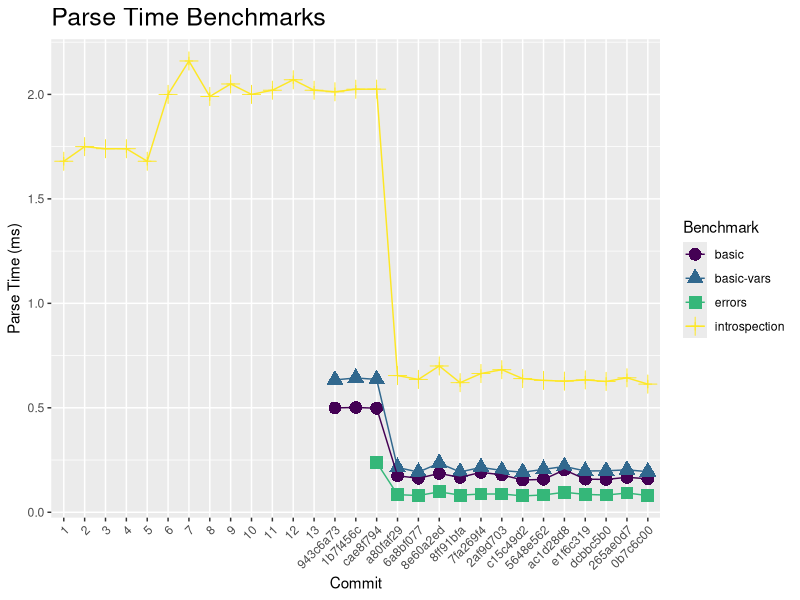
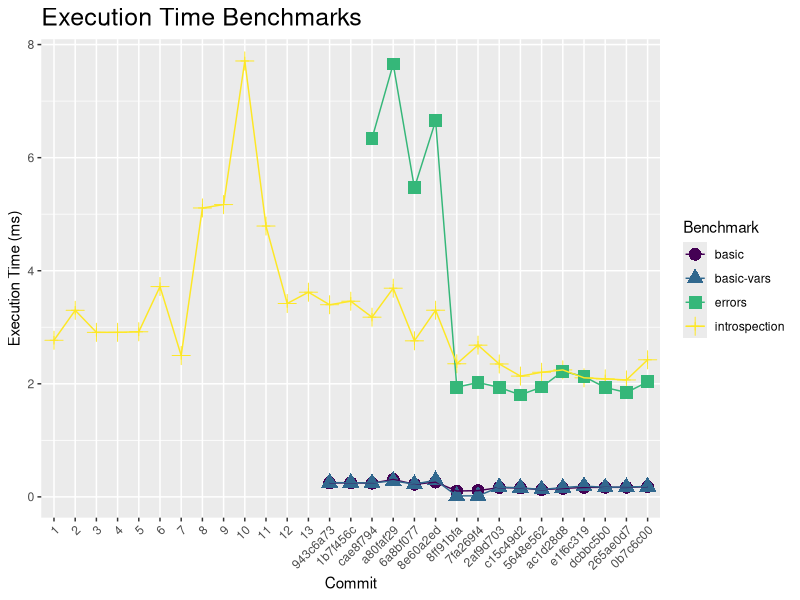

These figures' R source, in order:
#!/usr/local/bin/Rscript 

# Execute with `Rscript create-charts.R`
# Reads perf/benchmarks.csv and generates two PNG charts into perf

# Read the benchmarks in as 'b'

library("ggplot2")

uniquefactor <- function(v) {
  factor(v, ordered=TRUE, levels=unique(v))
}

# Need to do some work here to convert the commit and kind columns into ordered factors.
b <- read.csv("perf/benchmarks.csv", stringsAsFactors=FALSE)
b$date = factor(b$date, ordered=TRUE)
b$commit = uniquefactor(b$commit)
b$kind = factor(b$kind, ordered=TRUE)

create_chart <- function(file_name, type_name, data) {
  parse.plot <-
    qplot(b$commit, data, color=b$kind, shape=b$kind, group=b$kind) +
      geom_point(size=4) +
      labs(x="Commit",
      y=paste(type_name ,"Time (ms)"),
      title=paste(type_name, "Time Benchmarks"),
      color="Benchmark",
      shape="Benchmark") +
      geom_path() +
      theme(plot.title = element_text(size=18),
        axis.text.x=element_text(angle=45, hjust=1))

  cat("Saving chart as ", file_name, "\n")

  ggsave(file_name, parse.plot)
}

create_chart("perf/parse-time.png", "Parse", b$parse)
create_chart("perf/exec-time.png", "Execution", b$exec)
